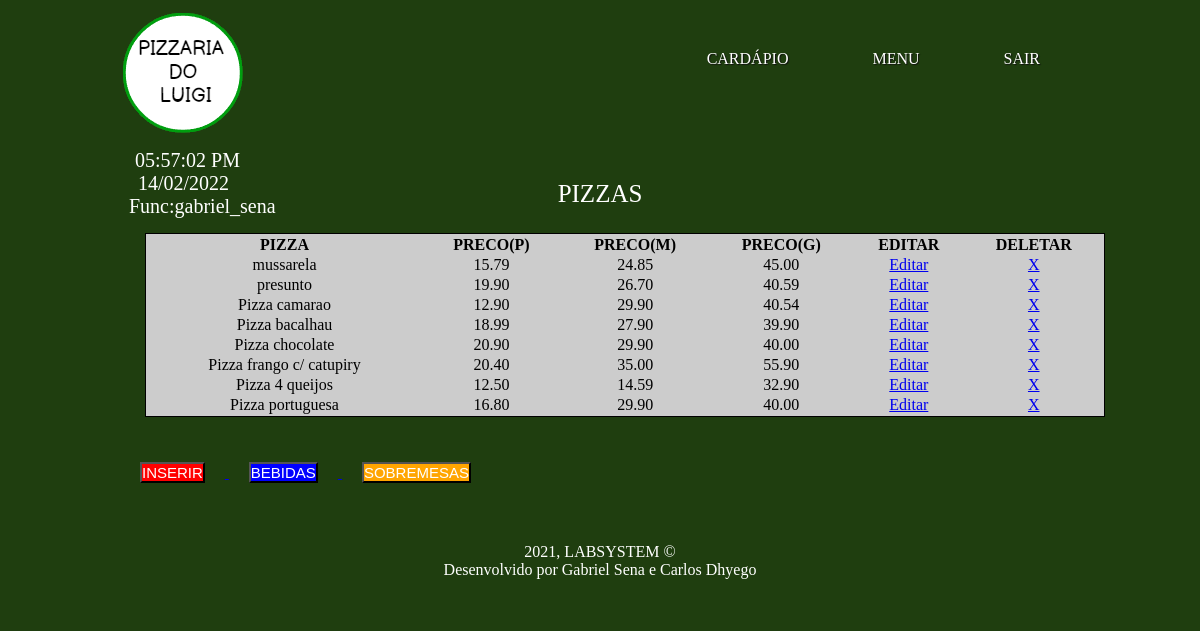
The page /atendente-pc/index.php?pagina=cardapio (signed in) on the database its author committed.
### tables this page shows
CREATE TABLE `pizza` (
  `id_pizza` int(11) NOT NULL,
  `nome_pizza` varchar(30) NOT NULL,
  `preco_P` decimal(10,2) NOT NULL,
  `preco_M` decimal(10,2) NOT NULL,
  `preco_G` decimal(10,2) NOT NULL
);

### atendente-pc/db.php (called while the page is built, shortened)
<?php
$servidor = "localhost";
$usuario = "root";
$senha = "";
$db = "pizza_luigi";
$conexao = mysqli_connect($servidor, $usuario, $senha, $db);
$query_produto_pizza = "SELECT * FROM pizza";
$consulta_produto_pizza = mysqli_query($conexao,$query_produto_pizza);

### atendente-pc/views/cardapio_pizza.php (the view)
<div class="container" style="text-align: center;">
	<label style="font-size: 25px;color:white">PIZZAS</label>
</div>
<table id="tabela_pizza" style="border: 1px solid black; width: 100%;background-color: #ccc;text-align: center">
	<thead>
	<tr>
		<th>PIZZA</th>
		<th>PRECO(P)</th>
		<th>PRECO(M)</th>
		<th>PRECO(G)</th>
		<th>EDITAR</th>
		<th>DELETAR</th>
	</tr>
	</thead>
	<tbody>
	<?php
			while($linha = mysqli_fetch_array($consulta_produto_pizza)){
				echo '<tr><td >'.$linha['nome_pizza'].'</td>';
				echo '<td>'.$linha['preco_P'].'</td>';
				echo '<td>'.$linha['preco_M'].'</td>';
				echo '<td>'.$linha['preco_G'].'</td>';
	?>
		<td><a href="?pagina=inserir_pizza&editar=<?php echo $linha['id_pizza']; ?>">Editar</a></td>
		<td><a href="deleta_pizza.php?id_pizza=<?php echo $linha['id_pizza']; ?>">X</a></td></tr>
	<?php
				}
	?>
	</tbody>
</table>
<a href="?pagina=inserir_pizza">
	<button type="button" style="margin:20px;color: white;background-color: red; font-size: 15px">INSERIR</button>
</a>
<a href="?pagina=cardapio_bebida">
	<button type="button" style="margin:20px;color: white;background-color: blue; font-size: 15px">BEBIDAS</button>
</a>
<a href="?pagina=cardapio_sobremesa">
	<button type="button" style="margin:20px;color: white;background-color: orange; font-size: 15px">SOBREMESAS</button>
</a><br>

### atendente-pc/header.php (shortened to what this page needs)
<!DOCTYPE HTML>
<html>
<head>
	<link rel="stylesheet" href="css/novo_estilo.css">
</head>
<body style="background-color: #1F3E0F">
	<header>
		<div class="container">
			<img src="img/logo.png" title="logo" alt="logo">
			<div id="menu">
				<a href="?pagina=cardapio">CARDÁPIO</a>
				<a href="?pagina=menu">MENU</a>
				<?php if(isset($_SESSION['login'])) { ?>
					<a href="logout.php"><?php echo 'SAIR' ?></a>
				<?php } ?>
			</div>
			<div id="MyClockDisplay" onload="showTime()" style="color: white;font-family: Orbitron;font-size: 20px;margin-left: 15px;margin-top: 10px">
				<br>
			</div>
			<div style="color: white;font-family: Orbitron;font-size: 20px;margin-left: 18px">
				<label><?php echo date('d/m/Y')?></label>
			</div>
			<?php if(isset($_SESSION['login'])) { ?>
				<div style="color: white;font-family: Orbitron;font-size: 20px;margin-left: 9px" >
					<label>Func:<?php echo $_SESSION['usuario'] ?></label>
				</div>
			<?php } ?>
		</div>
	</header>
	<div id="conteudo" class="container">

### atendente-pc/index.php (shortened to what this page needs)
<?php
	include 'db.php';
	include 'header.php';
	if(isset($_SESSION['login'])){
		if(isset($_GET['pagina'])){
			$pagina = $_GET['pagina'];
		}
			else{
			$pagina = 'menu';
		}
	} else {
		$pagina = 'home';
	}
	switch ($pagina) {
		case 'cardapio': include 'views/cardapio_pizza.php';
			break;
	}
	include 'footer.php';

### atendente-pc/footer.php
</div>
<footer>
	<div style="text-align: center;">
		<label style="font-size: 16px;color: white">2021, LABSYSTEM © </label><br>
		<label style="font-size: 16px;color: white">Desenvolvido por Gabriel Sena e Carlos Dhyego</label>
	</div>
</footer>
</body>
</html>

### atendente-pc/css/novo_estilo.css (style rules this page uses)
* { margin: 0;padding: 0 }
body { height: 100px; font-family: cursive; font-size: 16px }
header { height: 150px;background-color: #1F3E0F; }
footer { height: 50px; background-color: #1F3E0F; padding: 10px 0; }
.container { margin: 0 auto; width: 960px; }
#conteudo { padding: 30px 0; font-family: cursive; font-size: 16px; }
#menu { text-align: center; color: black; font-family: cursive; float: right; padding: 50px 0; }
#menu a { text-decoration: none; color: white; padding: 37px 40px; text-shadow: 1px 1px 1px #111; }
#tabela_pizza { margin: 25px; }

### rows shown on the page
pizza: nome_pizza "mussarela", preco_P "15.79", preco_M "24.85", preco_G "45.00"
pizza: nome_pizza "presunto", preco_P "19.90", preco_M "26.70", preco_G "40.59"
pizza: nome_pizza "Pizza camarao", preco_P "12.90", preco_M "29.90", preco_G "40.54"
pizza: nome_pizza "Pizza bacalhau", preco_P "18.99", preco_M "27.90", preco_G "39.90"
pizza: nome_pizza "Pizza chocolate", preco_P "20.90", preco_M "29.90", preco_G "40.00"
pizza: nome_pizza "Pizza frango c/ catupiry", preco_P "20.40", preco_M "35.00", preco_G "55.90"
pizza: nome_pizza "Pizza 4 queijos", preco_P "12.50", preco_M "14.59", preco_G "32.90"
pizza: nome_pizza "Pizza portuguesa", preco_P "16.80", preco_M "29.90", preco_G "40.00"

### other values the page prints
$_SESSION['usuario'] "gabriel_sena"
